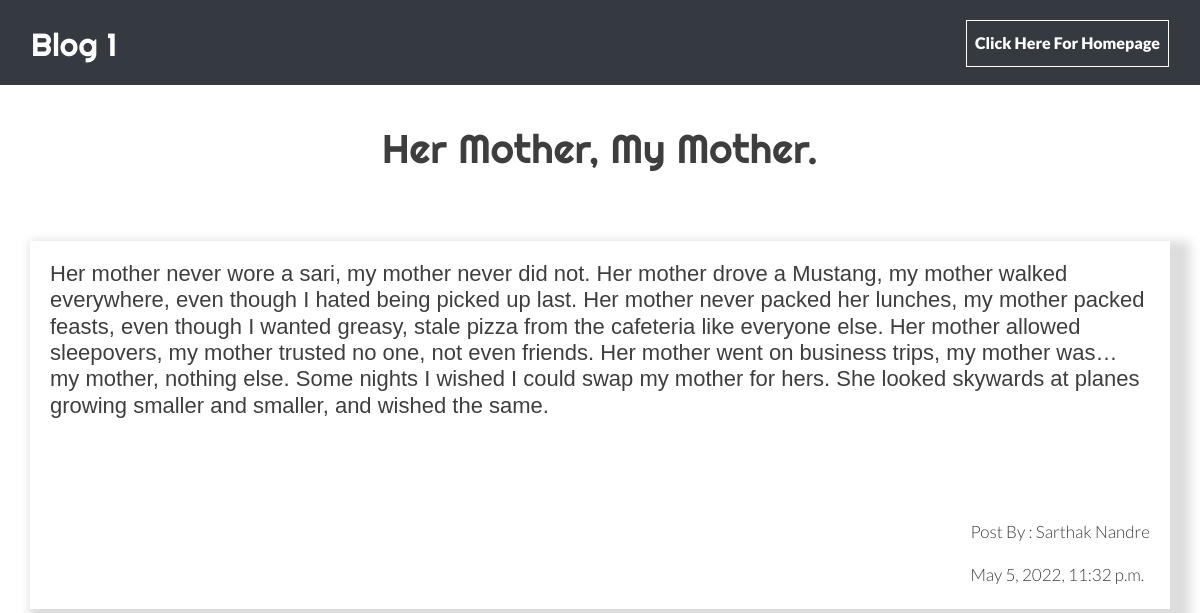
The app's page /posts/1, older data.
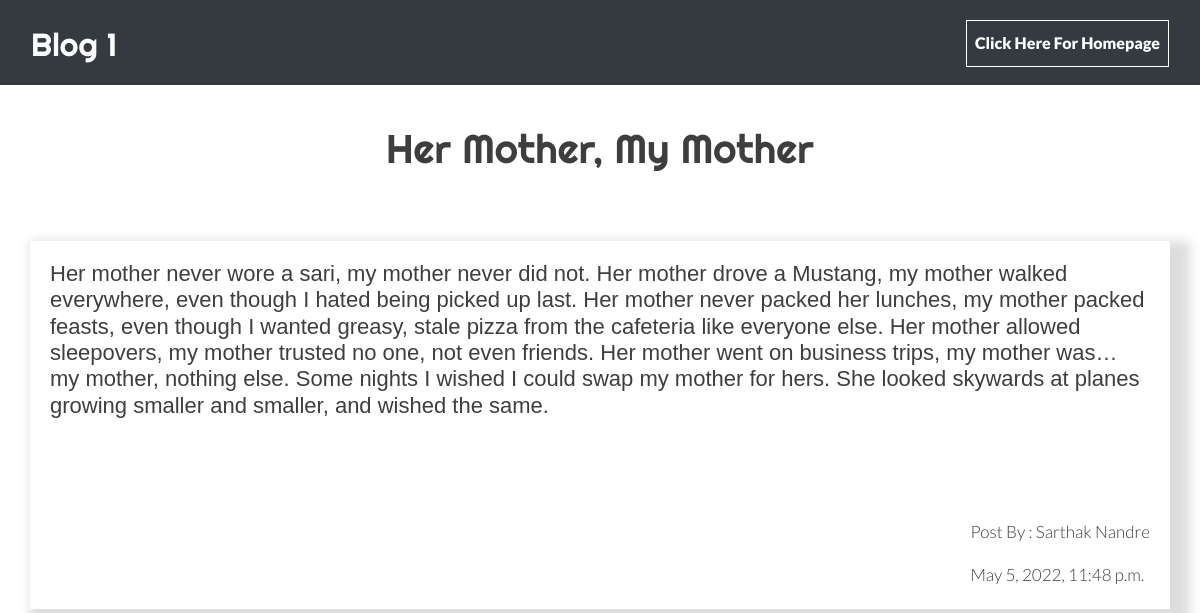
The same page, newer data.
### posts/models.py (models this page shows)
class Posts(models.Model):
    title = models.CharField(max_length=100)
    content = models.CharField(max_length=1000)
    dt = models.DateTimeField(default=datetime.now, blank=True)

### posts/views.py (the view)
# urls.py: path('posts/<str:pk>', views.post, name='posts'),
def post(request, pk):
    posts = Posts.objects.get(id=pk)
    return render(request, 'posts.html', {'posts': posts})

### template/posts.html (shortened to what this page needs)
{% load static %}
<!DOCTYPE html>
   <head>
      <link rel="stylesheet" href="{% static 'css/bootstrap.min.css' %}">
      <link rel="stylesheet" href="{% static 'css/style.css' %}">
   </head>
   <body class="main-layout">
      <div class="navx">
         <nav class="navbar navbar-expand-lg navbar-dark  bg-dark">
            <div class="container-fluid">
            <h2>Blog {{posts.id}}</h2>
               <ul class="navbar-nav me-auto mb-2 mb-lg-0">
                  <li class="nav-li">
                     <a class="nav-link active" href="/">Click Here For Homepage</a>
                  </li>
               </ul>
            </div>
         </nav>
      </div>
      <div class="blog_main">
         <div class="container">
            <div class="row">
               <div class="col-md-12">
                  <div class="titlepage padd">
                     <h1>{{posts.title}}</h1>
                  </div>
               </div>
            </div>
            <div class="row">
                  <div class="our_text_box three_box">
                     <div class="post_box d_flex padding_top3">
                        <h5>{{posts.content}}</h5>
                        <br><br><br><br><hr>
                        <div class="post_box padding_bottom1">
                           <br><br><br>
                           <p class="flot_left1">Post By : Sarthak Nandre</p>
                           <p class="flot_left1">{{posts.dt}}</p>
                        </div>
                     </div>
                  </div>
            </div>
         </div>
      </div>
      <br>
      <br><br>
      <br>
   </body>
</html>

Row changes from the older to the newer data that the page shows:
changed Posts id 1: title "Her Mother, My Mother." → "Her Mother, My Mother"; dt "May 5, 2022, 11:32 p.m." → "May 5, 2022, 11:48 p.m."
